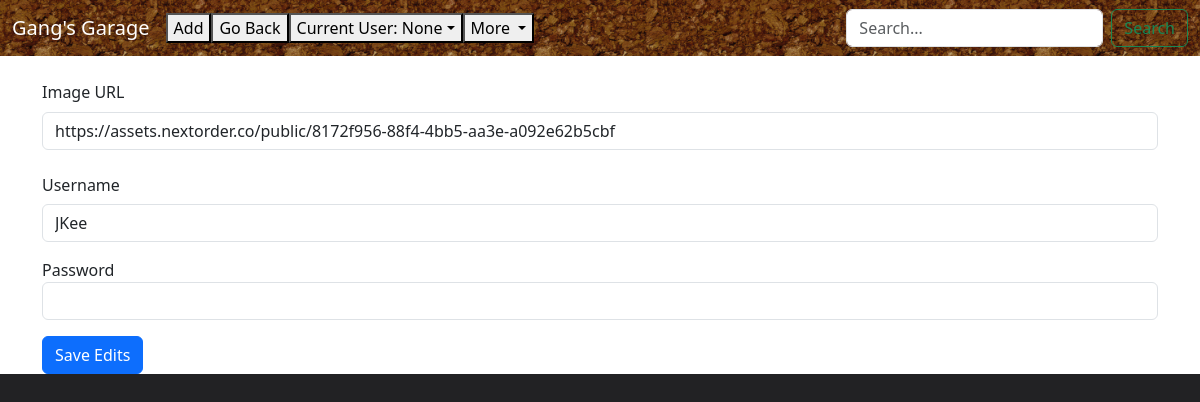
/edit_user?id=6, run on the app's committed database.
### models.py (models this page shows)
class User(db.Model):
    id = db.Column(db.Integer, primary_key=True)
    profile_pic = db.Column(db.String, nullable=True)
    username = db.Column(db.String(100), nullable=False)
    password = db.Column(db.String(100), nullable=False)
    DateofBirth = db.Column(db.String(100), nullable=True)

### views.py (the view, shortened to what this page needs)
    @app.route('/edit_user', methods=['GET', 'POST'])
    def edit_user():
        userid=request.args.get('userid')
        ActiveUser=request.args.get('ActiveUser')
        id = request.args.get('id')
        user = User.query.get(id)
        if request.method == 'GET':
            return render_template('edit_user.html', user = user, ActiveUser=ActiveUser, userid=userid)

### templates/edit_user.html (shortened to what this page needs)
{% extends "base.html" %} {% block title %}Home{% endblock %}{% block content %}
<form action="/edit_user" method="POST">
  <div class="mb-3">
    <label for="image" class="form-label">Image URL</label>
    <input class="form-control" id="database-img" name="Profile Picture" value="{{user.profile_pic}}"/>
  </div>
  <div class="mb-3">
    <label for="recipient-name" class="col-form-label">Username<br></label>
    <input type="text" class="form-control" id="database-name" name='Username' value="{{user.username}}"/>
  </div>
  <div class="mb-3">
    <label for="message-text" class="col-form-label"></label>Password</label>
    <input class="form-control" id="database-description" name="Password" value=""/>
  </div>
  <button type="submit" class="btn btn-primary">Save Edits</button>
{%endblock%}

### static/css/custom.css (style rules this page uses)
.blackbackground { background-color: #222224; }

### data on the page
User: profile_pic "https://assets.nextorder.co/public/8172f956-88f4-4bb5-aa3e-a092e62b5cbf", Username "JKee"

### other printed values
{{ ActiveUser }} "None"
